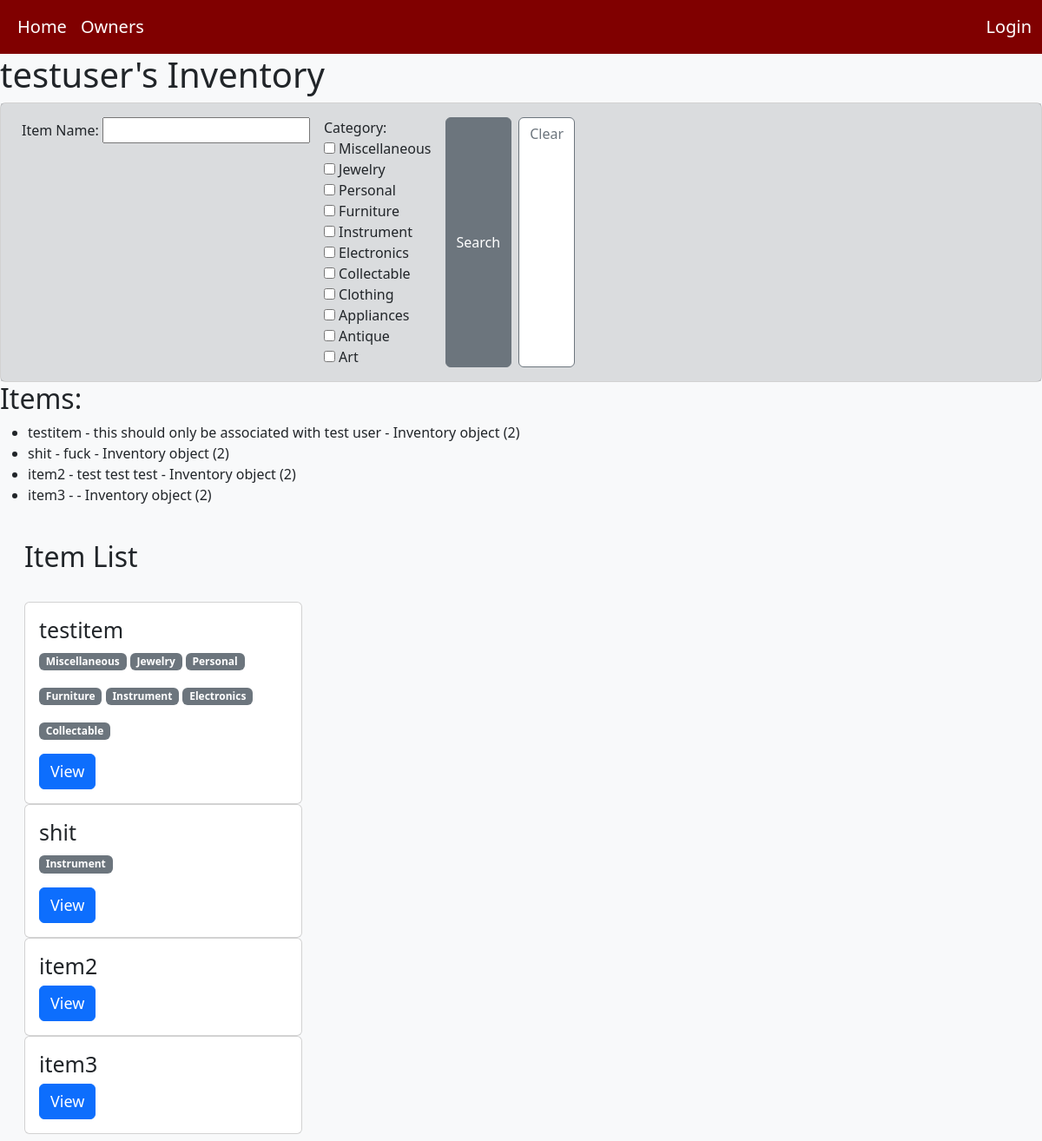
/inventory/2/, run on the app's committed database.
### inventory_app/models.py (models this page shows, shortened)
class Inventory(models.Model):
    def get_absolute_url(self):
        return reverse('inventory-detail', args=[str(self.id)])

class Owner(models.Model):
    user = models.OneToOneField(User, on_delete=models.CASCADE, null=True)
    name = models.CharField(max_length=200)
    email = models.CharField(max_length=200)
    inventory = models.OneToOneField(Inventory, on_delete=models.CASCADE, unique=True, null=True)

class Item(models.Model):
    name = models.CharField(max_length = 200)
    description = models.TextField(blank=True)
    serial_number = models.CharField(max_length=100, blank=True)
    price = models.DecimalField(max_digits=10, decimal_places=2)
    image = models.ImageField(upload_to='uploads/', null=True, blank=True)
    inventory = models.ForeignKey(Inventory, on_delete=models.CASCADE, null=True)
    tag = models.ManyToManyField(to=Tag)
    def get_absolute_url(self):
        return reverse('item-detail', args=[str(self.id)])

class Tag(models.Model):
    name = models.CharField(max_length=100, unique=True)
    def __str__(self):
        return self.name

### inventory_app/views.py (the view)
# urls.py: path('inventory/<int:pk>/', views.InventoryDetailView.as_view(), name='inventory-detail'),
class InventoryDetailView(generic.DetailView):
    model = Inventory
    def get_context_data(self, **kwargs):
        context = super().get_context_data(**kwargs)
        current_inventory = self.get_object()
        item_filter = ItemFilter(self.request.GET, queryset=current_inventory.item_set.all())
        context['item_filter'] = item_filter
        context['items'] = item_filter.qs
        return context

### inventory_app/templates/inventory_app/inventory_detail.html (shortened to what this page needs)
{% extends "inventory_app/base_template.html" %}
{% block content %}
<h1>{{ object.owner.user.username }}'s Inventory</h1>
<div class="card">
    <div class="card-body bg-secondary bg-opacity-25">
        <form method="GET" class="d-flex flex-row">
            <div class="form-group mx-2">
                <label for="{{ item_filter.form.name.id_for_label }}">Item Name:</label>
                {{ item_filter.form.name }}
            </div>
            <div class="form-group mx-2">
                <label for="{{ item_filter.form.tags.id_for_label }}">Category:</label>
                {{ item_filter.form.tags }}
            </div>
            <button class="btn btn-secondary mx-2" type="submit">Search</button>
            <a href="{% url 'inventory-detail' inventory.id %}" class="btn btn-outline-secondary bg-white">Clear</a>
        </form>
    </div>
</div>
    <h2>Items:</h2>
    <ul>
        {% for item in items %}
            <li>{{ item.name }} - {{ item.description }} - {{ item.inventory }}</li>
        {% endfor %}
    </ul>
<body class="bg-light">
    <div class="container-fluid mx-3">
        <br>
        <h2>Item List</h2>
        <br>
        {% if items %}
            <div class="card-columns">
                {% for item in items %}
                    <div class="card me-4" style="max-width: 320px;">
                        <div class="card-body">
                            <h5 class="card-title" style="font-size: 25px;">{{ item.name }}</h5>
                            <div>
                                {% for tag in item.tag.all %}
                                    <p class="badge text-decoration-none bg-secondary">
                                        {{tag.name}}
                                    </p>
                                {% endfor %}
                            </div>
                            <a href="{{ item.get_absolute_url }}" class="btn btn-primary me-2" style="font-size: 18px;" role="button">View</a>
                        </div>
                    </div>
                {% endfor %}
            </div>
        {% else %}
            <p style="font-size: 20px;">No items have been added to your inventory.</p>
        {% endif %}
    </div>
    </body>
{% endblock %}

### data on the page
Inventory: owner.user.username "testuser"
Item: name "testitem", description "this should only be associated with test user", inventory "Inventory object (2)"
Item: name "shit", description "fuck", inventory "Inventory object (2)"
Item: name "item2", description "test test test", inventory "Inventory object (2)"
Item: name "item3", inventory "Inventory object (2)"
Tag: name "Miscellaneous"
Tag: name "Jewelry"
Tag: name "Personal"
Tag: name "Furniture"
Tag: name "Instrument"
Tag: name "Electronics"
Tag: name "Collectable"
